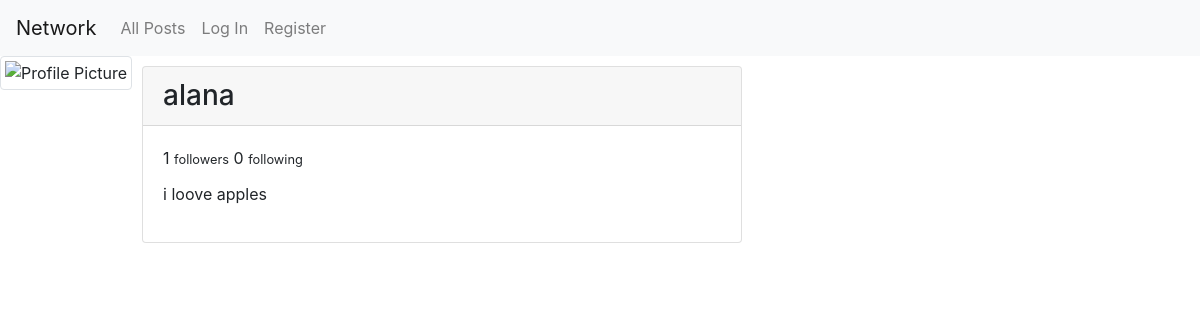
The page /profile/alana on the database as committed earlier.
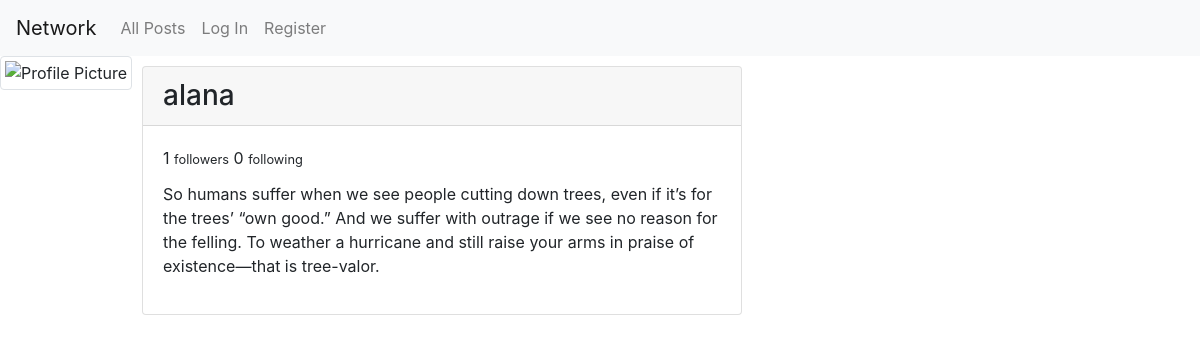
The same page on the database as committed later.
### network/models.py (models this page shows, shortened)
class Profile(models.Model):
    user = models.OneToOneField(User, on_delete=models.CASCADE, related_name="profile")
    following = models.ManyToManyField('self', blank=True, related_name="following_to", symmetrical=False)
    followers = models.ManyToManyField('self', blank=True, related_name="followed_by", symmetrical=False)
    bio = models.TextField(blank=True)
    profile_pic = models.ImageField(upload_to="profile_pics/", blank=True)

### network/views.py (the view, shortened to what this page needs)
# urls.py: path("profile", views.create_profile, name="create_profile"),
def profile(request, username):
    return render(request, "network/display_profile.html", {
        "profile": Profile.objects.get(user=User.objects.get(username=username)),
        "filter": username,
        "page": 0
    })

### network/templates/network/display_profile.html (shortened to what this page needs)
{% extends "network/layout.html" %}
{% load static %}
{% block body %}
    <div class="profile">
        <div>
            <img src="{% if profile.profile_pic %}{{ profile.profile_pic }}{% else %}{% static 'network/images/standard.jpg' %}{% endif %}" class="img-thumbnail" alt="Profile Picture" style="width: 200px; height: 200px">
        </div>
        <div class="card text-bg-light mb-3" id="profile_card_display">
            <h3 class="card-header"> {{ profile.user.username }} </h3>
                <div class="card-body">
                    <div class="card-title">{{ profile.followers.count }} <small>followers</small> {{ profile.following.count }} <small>following</small></div>
                    <p class="card-text">{{ profile.bio }}</p>
                </div>
        </div>
    </div>
    <div class="posts_index">
{% endblock %}

### network/templates/network/layout.html (shortened to what this page needs)
{% load static %}
<!DOCTYPE html>
<html lang="en">
    <head>
        <link rel="stylesheet" href="https://stackpath.bootstrapcdn.com/bootstrap/4.4.1/css/bootstrap.min.css">
        <link rel="stylesheet" href="{% static 'network/css/styles.css' %}">
        <link rel="stylesheet" href="https://cdnjs.cloudflare.com/ajax/libs/cropperjs/1.5.12/cropper.min.css">
        <link rel="stylesheet" href="https://cdnjs.cloudflare.com/ajax/libs/font-awesome/4.7.0/css/font-awesome.min.css">
    </head>
    <body>
        <nav class="navbar navbar-expand-lg navbar-light bg-light">
            <a class="navbar-brand" href="{% url 'index' %}">Network</a>
            <div>
              <ul class="navbar-nav mr-auto">
                <li class="nav-item">
                  <a class="nav-link" href="{% url 'index' %}">All Posts</a>
                </li>
                {% if user.is_authenticated %}
                    <li class="nav-item">
                        <a class="nav-link" href="{% url 'following_tweets'%}">Following</a>
                    </li>
                    <li class="nav-item">
                        <a class="nav-link" href="{% url 'logout' %}">Log Out</a>
                    </li>
                {% else %}
                    <li class="nav-item">
                        <a class="nav-link" href="{% url 'login' %}">Log In</a>
                    </li>
                    <li class="nav-item">
                        <a class="nav-link" href="{% url 'register' %}">Register</a>
                    </li>
                {% endif %}
              </ul>
            </div>
          </nav>
        <div class="body">
            {% block body %}
            {% endblock %}
        </div>
    </body>
</html>

### network/templates/network/tweets.html (shortened to what this page needs)
{% load static %}

### network/static/network/css/styles.css (style rules this page uses)
.profile { display: flex; }
#profile_card_display { width: 50%; margin: 10px; display:block; }

Rows that differ between the two databases and show on the page:
changed Profile "alana": bio "i loove apples" → "So humans suffer when we see people cutting down trees, even if it’s for the trees’ “own good.” And we suffer with outrage if we see no reason for the felling. To weather a hurricane and still raise your arms in praise of existence—that is tree-valor."
